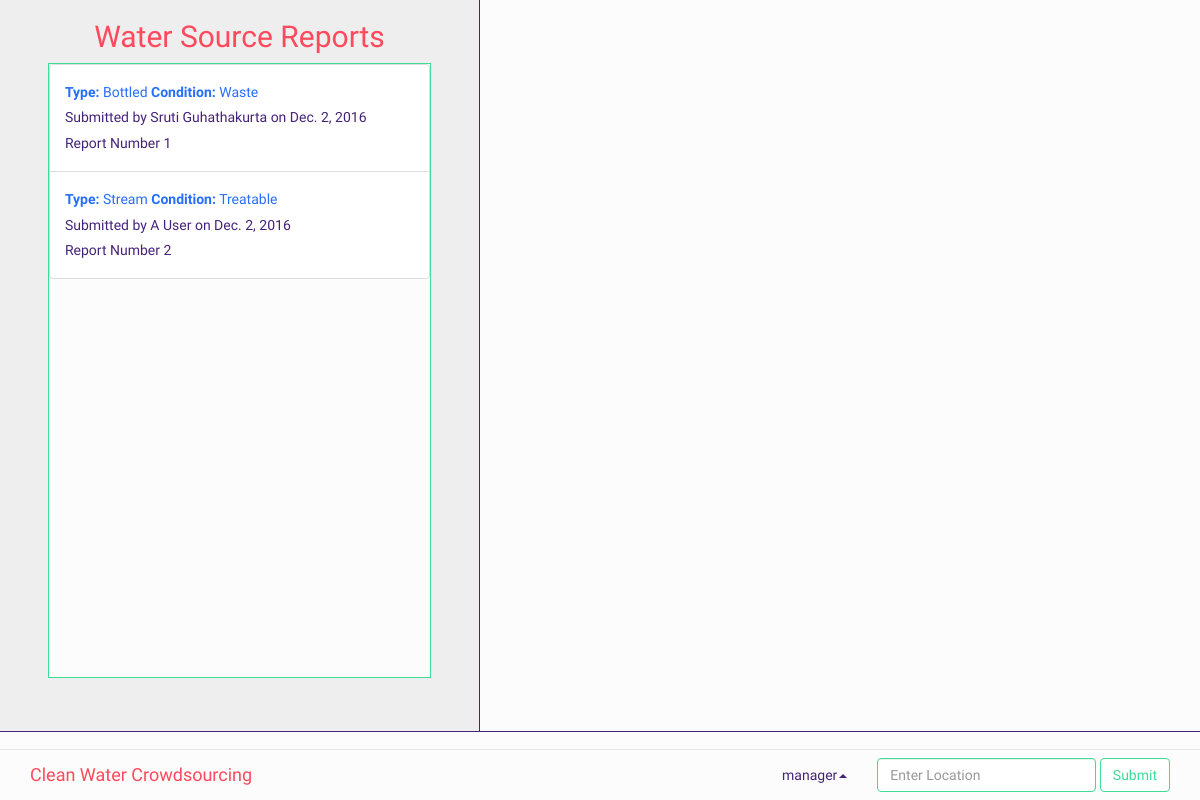
Before: /clean_water_crowdsourcing/main/ (signed in) with the older database file.
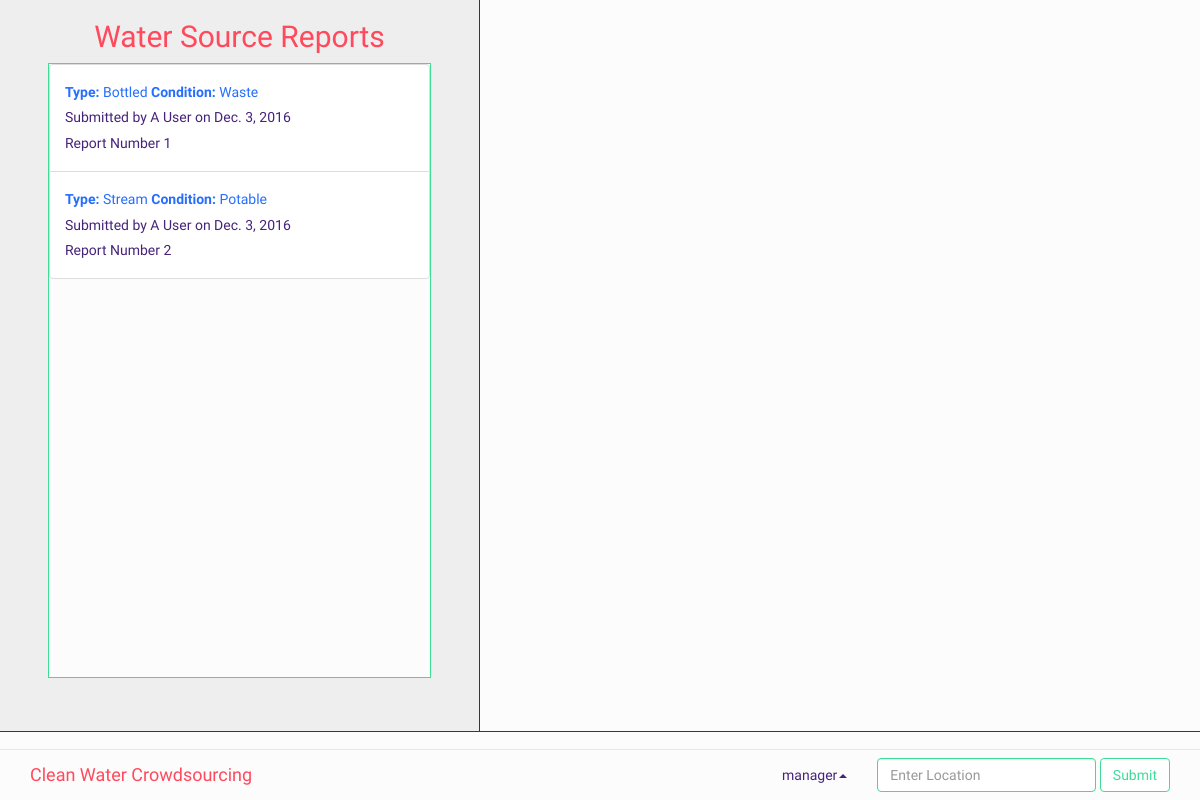
After: the same page with the newer database file.
### clean_water_crowdsourcing/models.py (models this page shows, shortened)
class WaterSourceReport(models.Model):
    reporter_name = models.ForeignKey(Account, on_delete=models.CASCADE)
    report_number = models.AutoField(primary_key=True)
    water_type = models.CharField(max_length=20)
    water_condition = models.CharField(max_length=20)
    water_location = models.CharField(max_length=50, unique=True)
    report_date = models.DateField(auto_now_add = True)

class Account(models.Model):
    first_name = models.CharField(max_length=20)
    last_name = models.CharField(max_length=20)
    password = models.CharField(max_length=20)
    email=models.CharField(max_length=30, unique=True)
    username = models.CharField(max_length=20, primary_key = True)
    phone = models.CharField(max_length=11)
    address_street = models.CharField(max_length=20)
    address_city = models.CharField(max_length=20)
    address_state = models.CharField(max_length=2)
    address_zip = models.CharField(max_length=10)
    account_type = models.CharField(max_length=1)
    def __str__(self):
        return self.first_name + " " + self.last_name

### clean_water_crowdsourcing/views.py (the view)
# urls.py: url(r'main/', views.main, name='main'),
def main(request):
    username = request.session.get('username')
    user = request.session.get('user')
    worker = request.session.get('worker')
    manager = request.session.get('manager')
    admin = request.session.get('admin')
    account = Account.objects.get(username=username)
    sourceReports = WaterSourceReport.objects.all()
    purityReports = WaterPurityReport.objects.all()
    return render(request, 'clean_water_crowdsourcing/main.html', {'username': username, 'user': user, 'worker': worker,
                                                                   'manager': manager, 'admin': admin, 'account': account,
                                                                   'sourceReports': sourceReports, 'purityReports': purityReports})

### clean_water_crowdsourcing/templates/clean_water_crowdsourcing/main.html (shortened to what this page needs)
{% extends 'clean_water_crowdsourcing/layout.html' %}
{%block content %}
<div class="main navigation">
    <div class="jumbotron wsr">
        <h2 class="pink text-center">Water Source Reports</h2>
        <div class="navigation container reports green-border">
            <ul class="list-group report-items">
                {% for report in sourceReports %}
                <li class="list-group-item">
                    {% if manager %}
                    <a href="#" class="view-graph"><h5 class="blue"><b>Type:</b> {{ report.water_type }} <b>Condition:</b> {{ report.water_condition }}</h5></a>
                    {% else %}
                    <h5 class="blue"><b>Type:</b> {{ report.water_type }} <b>Condition:</b> {{ report.water_condition }}</h5>
                    {% endif %}
                    <h5 class="purple">Submitted by {{ report.reporter_name }} on {{ report.report_date }}</h5>
                    <h5 class="purple">Report Number {{ report.report_number }}</h5>
                </li>
                {% endfor %}
            </ul>
        </div>
    </div>
    <div id="map"></div>
</div>
<nav class="navigation navbar navbar-default navbar-fixed-bottom">
    <div class="container">
        <div class="navbar-header">
            <a class="navbar-brand pink">Clean Water Crowdsourcing</a>
        </div>
        <form class="navbar-form navbar-right">
            <div class="form-group">
                <input type="text" class="form-control green-border" placeholder="Enter Location">
            </div>
            <button type="submit" class="btn btn-default green green-border">Submit</button>
        </form>
        <ul class="nav navbar-nav navbar-right">
            <li class="dropdown">
                <a href="#" class="dropdown-toggle purple" data-toggle="dropdown" role="button" aria-haspopup="true" aria-expanded="false">{{ username }}<span class="caret"></span></a>
            </li>
        </ul>
    </div>
</nav>
{% endblock %}

### clean_water_crowdsourcing/templates/clean_water_crowdsourcing/layout.html (shortened to what this page needs)
<!DOCTYPE html>
{% load static %}
<html lang = "en">
<head>
    <link rel="stylesheet" type="text/css" href="{% static 'clean_water_crowdsourcing/css/bootstrap.min.css' %}"/>
    <link rel="stylesheet" type="text/css" href="{% static 'clean_water_crowdsourcing/css/index.css' %}"/>
</head>
<body {% block class %} {%endblock %}>
{% block content %}
{% endblock %}
</body>
</html>

### clean_water_crowdsourcing/static/clean_water_crowdsourcing/css/index.css (style rules this page uses)
:root { --primaryDark: #256eff; .--primaryDark: #053c5e; --primary: #3ddc97; .--primary: #1f7a8c; --primaryLight: #fcfcfc; .primaryLight: #bfdbf7; --text: #46237a; .--text: #a31621; --header: #ff495c; .--header: #db222a; }
body { background-color: var(--primaryLight); font-family: 'Quicksand', sans-serif; }
.main { height: 91.5vh; padding: 0px; border-bottom: solid 1px var(--text); position: relative; }
.navigation { background-color: var(--primaryLight) ! important; }
.purple { color: var(--text) ! important; }
.pink { color: var(--header) ! important; }
.green { color: var(--primary) ! important; }
.blue { color: var(--primaryDark) ! important; }
#map { width: 60%; height: 100%; display: inline-block; margin: 0px; padding: 0px; }
.wsr { width: 40%; height: 100%; display: inline-block; float: left; margin: 0px; padding-top: 0px; border-right: solid 1px var(--text); }
.green-border { border-style: solid; border-color: var(--primary); border-width: 1px; }
.reports { height: 90%; width: 80%; padding: 0px; overflow-y: scroll; }
.report-items { width: 100%; margin: 0px; }

Changed rows visible on the page:
changed WaterSourceReport "Bottled": reporter_name "Sruti Guhathakurta" → "A User"; report_date "Dec. 2, 2016" → "Dec. 3, 2016"
changed WaterSourceReport "Stream": water_condition "Treatable" → "Potable"; report_date "Dec. 2, 2016" → "Dec. 3, 2016"
